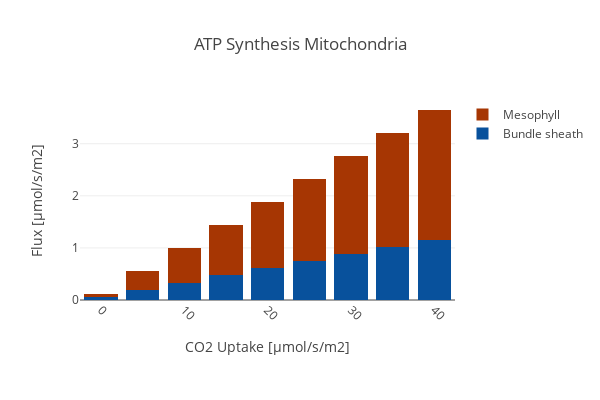

Source (notebook cell):
### Code cell
create_bar_plot_met(D_fba, D_exp,
                    {'[M]_cplx5_m':'Mesophyll','[B]_cplx5_m': 'Bundle sheath'},'ATP_m',
                    'ATP Synthesis Mitochondria', xaxis_title, c3_model,
                    stacked = True, save_fig=save_fig)

### Figure 1 — Plotly figure (JSON) as saved in the notebook; plotly's stock layout.template omitted (floating-point values rounded to 4 significant figures)
{"data": [{"marker": {"color": "rgb(8,81,156)"}, "name": "Bundle sheath", "type": "bar", "uid": "8097f1a9-ef62-40e2-bfb5-fac06f69a88e", "x": [0, 5, 10, 15, 20, 25, 30, 35, 40], "y": [0.05946, 0.1969, 0.3344, 0.4719, 0.6094, 0.7469, 0.8844, 1.022, 1.159]}, {"marker": {"color": "rgb(166,54,3)"}, "name": "Mesophyll", "type": "bar", "uid": "a8538b16-cb1e-4714-a6eb-65b711589f96", "x": [0, 5, 10, 15, 20, 25, 30, 35, 40], "y": [0.05946, 0.363, 0.6666, 0.9701, 1.274, 1.577, 1.881, 2.184, 2.488]}], "layout": {"barmode": "stack", "height": 400, "margin": {"b": 100}, "title": {"text": "ATP Synthesis Mitochondria"}, "width": 600, "xaxis": {"tickangle": 45, "title": {"text": "CO2 Uptake [µmol/s/m2]"}}, "yaxis": {"autorange": true, "title": {"text": "Flux [µmol/s/m2]"}}}}
